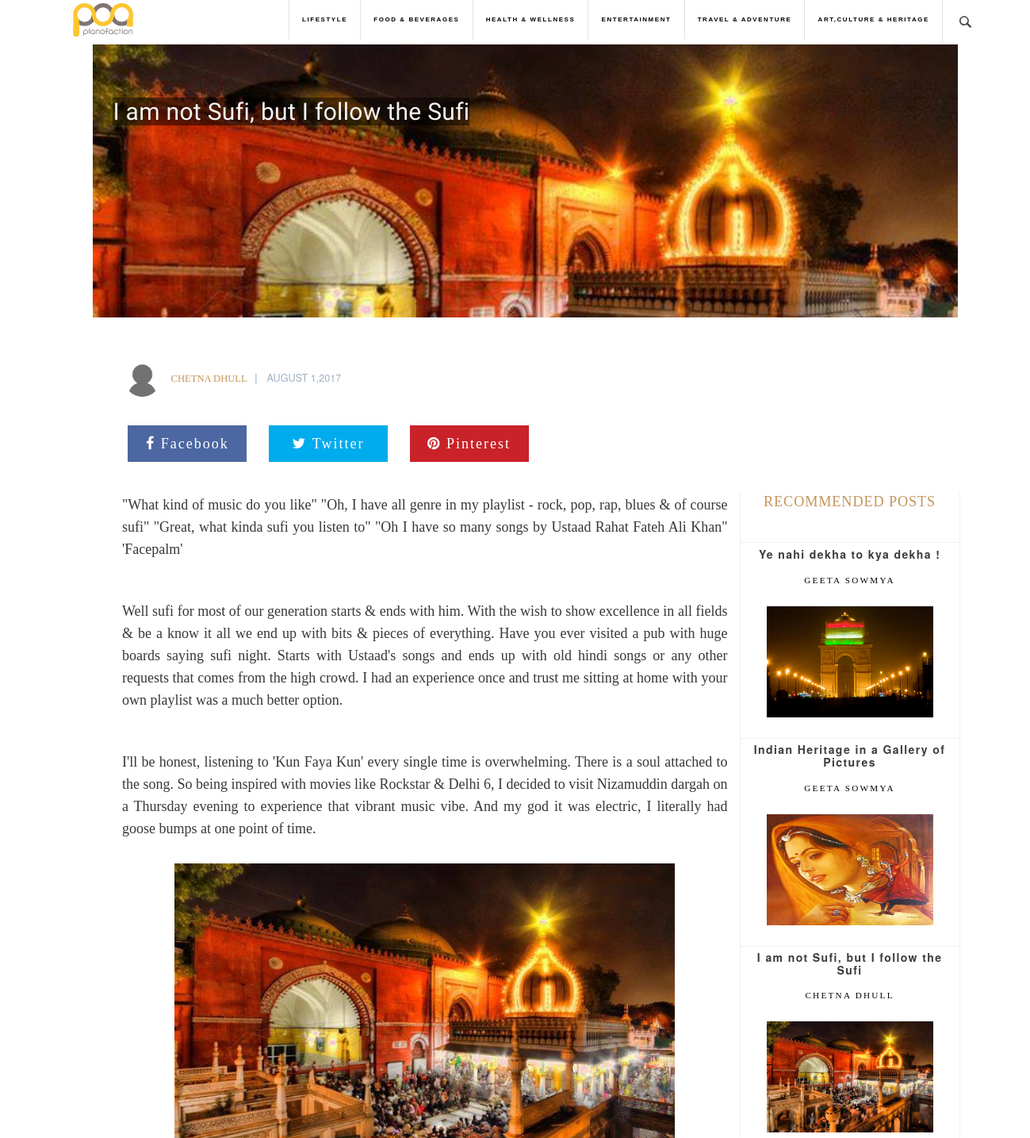
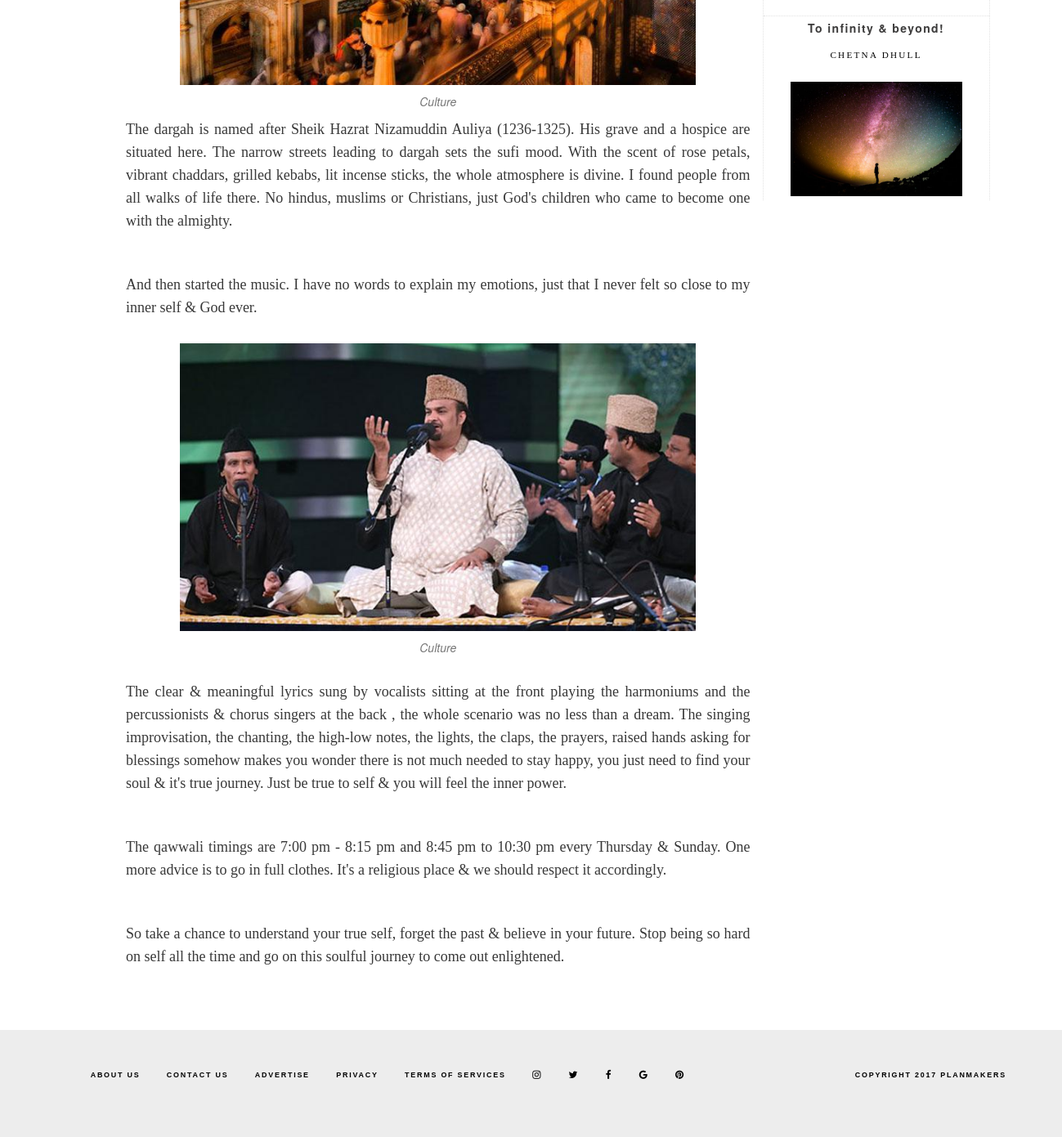
Screenshot of /post.php?pid=29 with the database file from the repository (2 pictures, top to bottom).
### tables this page shows
CREATE TABLE IF NOT EXISTS `categories` (
  `catid` int(11) NOT NULL AUTO_INCREMENT,
  `catname` varchar(100) NOT NULL,
  PRIMARY KEY (`catid`)
);

CREATE TABLE IF NOT EXISTS `posts` (
  `id` int(11) NOT NULL AUTO_INCREMENT,
  `title` varchar(300) NOT NULL,
  `category` varchar(100) NOT NULL,
  `date` varchar(100) NOT NULL,
  `body` longtext NOT NULL,
  `author` varchar(200) NOT NULL,
  `imgname` varchar(400) NOT NULL,
  PRIMARY KEY (`id`)
);

### post.php (the view, shortened to what this page needs)
<?php
include("connections/connections.php");
if(isset($_GET['pid'])){
 $postid=$_GET['pid'];
$query="SELECT * FROM posts WHERE id='$postid'";
}
?>
<!DOCTYPE html>
<html lang="en">
<head>
    <link rel="stylesheet" type="text/css" href="css/main.css" media="screen">
<link href="css/blog.css" rel="stylesheet" media="screen">
       <link rel="stylesheet" href="https://cdnjs.cloudflare.com/ajax/libs/font-awesome/4.7.0/css/font-awesome.min.css">
    <link rel="stylesheet" type="text/css" href="//netdna.bootstrapcdn.com/bootstrap/3.1.1/css/bootstrap.min.css">
</head>
<body>
<?php include("menu.php");?>
     <?php
$result1=mysqli_query($connect,$query);
        while ($row = mysqli_fetch_assoc($result1)){
          ?>
    <div class="container-fluid">
    <?php if(isset($row['imgname'])){
                if($row['imgname']=="no")
                    $img="img/poa.jpg";
                else
                $img ="img/".$row['imgname'];
            ?>
        <div id="postbackground" style='background-image: url("<?php echo $img;?>")'>
        <?php } }?>
        <br>
        <br>
        <div class="container post-post">
            <div class="row">
                <div class="col-xs-11 col-lg-9 col-md-9 col-sm-9">
                    <?php
$result1=mysqli_query($connect,$query);
        while ($row = mysqli_fetch_assoc($result1)){
          ?>
                    <a href="#" id="post-heading"><?php echo $row['title'];?></a>
            </div>
        </div>
    </div>
    </div>
    </div>
      <div class="container-fluid" id="maincon">
    <div class="blog">
            <div class="row">
               <div class="author-info">
                   <div class="author-image pull-left">
                       <a href="blogger.php?blogger=<?php echo $row['author'];?>">
                           <img alt="<?php echo $row['author'];?>" src="img/user.png" class="img-circle" ></a></div>
                           <div class="pull-left" >
                               <span class="author-name text-uppercase" >
                                   <a href="blogger.php?blogger=<?php echo $row['author'];?>" >
                                       <span><?php echo $row['author'];?></span></a>
                                   &nbsp;<label class="piping" >&nbsp;|</label>
                               </span>
                               <span class="published-time publish-time text-capitalize" >
                                   <time > <?php echo $row['date'];?></time></span>
                           </div>
                   <div class="clearfix" >
                   </div></div>
            </div>
            <?php }?>
                                <div class="row" id="buttonslaptop">
    <div class="col-xs-12 col-lg-2 col-md-2 col-sm-2"><div class="fb-share-button" data-href="http://planofaction.in/blog/post.php?pid=" data-layout="button_count" data-size="small" data-mobile-iframe="true"><a class="fb-xfbml-parse-ignore" target="_blank" href="https://www.facebook.com/sharer/sharer.php?u=http%3A%2F%2Fplanofaction.in%2Fblog%2Fpost.php%3Fpid&amp;src=sdkpreparse"><button  type="button" class="btn btn-facebook btn-lg"><i class="fa fa-facebook fa-2"> Facebook</i></button></a>
       </div></div>
    <div class="col-xs-12 col-lg-2 col-md-2 col-sm-2">
    <a href="https://twitter.com/share?url=https://simplesharebuttons.com&amp;text=Simple%20Share%20Buttons&amp;hashtags=simplesharebuttons" target="_blank" onclick="window.open(this.href,'targetWindow','toolbar=no,location=0,status=no,menubar=no,scrollbars=yes,resizable=yes,width=600,height=230'); return false"><button type="button" class="btn btn-twitter btn-lg"><i class="fa fa-twitter fa-2"> Twitter</i></button></a>
    </div>
    <div class="col-xs-12 col-lg-2 col-md-2 col-sm-2">
    <a href="http://pinterest.com/pin/create/button/?url=/node/[nid]&description=[title]" target="_blank" onclick="window.open(this.href,'targetWindow','toolbar=no,location=0,status=no,menubar=no,scrollbars=yes,resizable=yes,width=600,height=230'); return false"><button  type="button" class="btn btn-pinterest btn-lg"><i class="fa fa-pinterest fa-2"> Pinterest</i></button></a>
    </div>
    </div>
        <br>
                        <?php
$result1=mysqli_query($connect,$query);
        while ($row = mysqli_fetch_assoc($result1)){
          ?>
        <br>    <div class="container-fluid col-xs-12 col-lg-9 col-md-9 col-sm-9 " id="blog_text" >
<?php echo $row['body'];}?>
        </div>
        <div id="right-wrapper"  class="col-xs-12 col-sm-3 col-lg-3 col-md-3">
                <section id="right" class="row">
                    <div>
                        <ul class="posts col-xs-12 col-sm-12 col-lg-12 col-md-12">
                            <h1 id="heading">Recommended Posts</h1>
                            <br>
                            <?php
$query="SELECT * FROM posts LIMIT 4";
$result=mysqli_query($connect,$query);
                            while ($row = mysqli_fetch_assoc($result)){
                            ?>
                                <li style='padding:5px;'>
                                        <article>
                                            <header>
                                                <center>
                                               <h3><a href='post.php?pid=<?php echo $row['id'];?>' id='genre'><?php echo $row['title'];?></a></h3>
                                               <a href="blogger.php?blogger=<?php echo $row['author'];?>"><p><?php echo $row['author'];?></p></a>
                                                </center>
                                                                                           </header>
                                            <a href='post.php?pid=<?php echo $row['id'];?>' class='image img-responsive'><img src='<?php echo"img/".$row['imgname'];?>' alt='' /></a>
                                        </article>
                                    </li>
                              <?php
                            }
                        ?>
                        </ul>
                    </div>
                </section>
            </div>
               </div>
      </div>
    <br>
    <br>
</body>
</html>

### menu.php (shortened to what this page needs)
<?php
include("connections/connections.php");
$query1="SELECT * FROM categories";
 $result1 = mysqli_query($connect,$query1);
?>
<html>
<head>
</head>
<body style="overflow-x:hidden">
        <div id="header_menu">
            <nav class="navbar navbar-fixed-top links my-navbar " role="navigation">
                <div class="container">
                    <div class="navbar-header">
                        <a class="navbar-left" href="index.php" id="logo" style="float:left"><img src="img/logo.png" alt="" class="img-responsive"></a>
                    </div>
                    <div class="collapse navbar-collapse" id="bs-example-navbar-collapse-1">
                        <ul class="nav navbar-nav navbar-right">
<?php  while ($row = mysqli_fetch_assoc($result1)) {
?>
                            <li class="resp-text"><a href="category.php?cat=<?php echo(str_replace(" & ","_and_",$row['catname']));?>"><?php echo(str_replace("_and_", " & ",$row['catname'])); ?></a></li>
<?php }?>
                            <li class="resp-text" id="sbox">
                                <center class="">
                                    <form action="" style="">
                                        <p class="expandSearch">
                                            <a href="#">
                                            </a>
                                        </p>
                                    </form>
                                </center>
                            </li>
                        </ul>
                    </div>
                </div>
            </nav>
        </div>
    </html>

### css/main.css (style rules this page uses)
html, body, div, span, applet, object, iframe, h1, h2, h3, h4, h5, h6, pre, a, abbr, acronym, address, big, cite, code, del, dfn, em, img, ins, kbd, q, s, samp, small, strike, strong, sub, sup, tt, var, b, u, i, center, dl, dt, dd, ol, ul, li, fieldset, form, label, legend, table, caption, tbody, tfoot, thead, tr, th, td, article, aside, canvas, details, embed, figure, figcaption, footer, header, hgroup, menu, nav, output, ruby, section, summary, time, mark, audio, video, p { margin : 0; padding : 0; border : 0; vertical-align : baseline; font-weight : normal; }
html, button, input, select, textarea { color : #7f7f7f; }
h1 { color : #c69e59; font-family : 'Playball',sans-serif; font-size : 50px; text-transform : capitalize; }
h3 { font-size : 14px; }
p { font-family : 'Roboto', sans-serif; font-size : 14px; font-weight : 400; color : #444444; }
ul,ol { list-style-type : none; }
a, a:active, a:focus, a.active { color : #feedd2; text-decoration : none !important; outline : none; cursor : pointer; -webkit-transition : all ease 0.5s; -o-transition : all ease 0.5s; transition : all ease 0.5s; }
img, .img-responsive { width : 100%; }
.btn { background: #a87f41; padding: 12px 28px; font-family : 'Roboto', sans-serif; font-size: 18px; font-weight: 400; letter-spacing: 2px; color: #ffffff; text-transform: capitalize; }

### rows the page displays
categories: catname "LIFESTYLE"
categories: catname "FOOD & BEVERAGES"
categories: catname "HEALTH & WELLNESS"
categories: catname "ENTERTAINMENT"
categories: catname "TRAVEL & ADVENTURE"
categories: catname "ART,CULTURE & HERITAGE"
posts: imgname (picture), title "I am not Sufi, but I follow the Sufi", author "CHETNA DHULL", date "AUGUST 1,2017", body "\"What kind of music do you like\" \"Oh, I have all genre in my playlist - rock, pop, rap, blues & of course sufi\" \"Great, what kinda sufi you listen to\" \"Oh I have so many songs by Ustaad Rahat Fateh Ali Khan\" 'Facepalm' Well sufi for most of our generation starts & ends with him. With the wish to show excellence in all fields & be a know it all we end up with bits & pieces of everything. Have you ever visited a pub with huge boards saying sufi night. Starts with Ustaad's songs and ends up with old hindi songs or any other requests that comes from the high crowd. I had an experience once and trust me sitting at home with your own playlist was a much better option. I'll be honest, listening to…", body (picture)
posts: title "Ye nahi dekha to kya dekha !", author "GEETA SOWMYA", imgname (picture)
posts: title "Indian Heritage in a Gallery of Pictures", author "GEETA SOWMYA", imgname (picture)
posts: title "To infinity & beyond!", author "CHETNA DHULL", imgname (picture)
